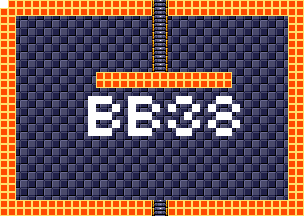

The image is a tile-based game level rendered from a .tmx file. Its description and source (layers, tilesets, objects; grid data summarised) follow:
An orthogonal 38x27 tile map with 8x8 px tiles, 4 tile layers (background, foreground, room numbers, Objects), 15 tilesets.

<map version="1.5" tiledversion="1.7.1" orientation="orthogonal" renderorder="right-down" width="38" height="27" tilewidth="8" tileheight="8" infinite="0" nextlayerid="11" nextobjectid="1">
 <tileset firstgid="1" source="tilesheets/tsKarniMata.tsx" />
 <tileset firstgid="1025" source="tilesheets/tsVoodooWasp.tsx" />
 <tileset firstgid="2049" source="tilesheets/tsBurial.tsx" />
 <tileset firstgid="3073" source="tilesheets/tsBlueTemple.tsx" />
 <tileset firstgid="4097" source="tilesheets/tsGoddess.tsx" />
 <tileset firstgid="5121" source="tilesheets/tsKonark.tsx" />
 <tileset firstgid="6145" name="sEnemies" tilewidth="8" tileheight="8" tilecount="1024" columns="32">
  <image source="../grapx/tilesheets/sObjects.bmp" trans="ff94ff" width="256" height="256" />
 </tileset>
 <tileset firstgid="7169" source="tilesheets/tsIceTemple.tsx" />
 <tileset firstgid="8193" source="tilesheets/tsLavaArea.tsx" />
 <tileset firstgid="9217" source="tilesheets/tsBossArea.tsx" />
 <tileset firstgid="10241" source="tilesheets/tsPegu.tsx" />
 <tileset firstgid="11265" source="tilesheets/sTiwanakuTemple.tsx" />
 <tileset firstgid="12289" source="tilesheets/sIndraTemple.tsx" />
 <tileset firstgid="13313" source="tilesheets/sTeleport.tsx" />
 <tileset firstgid="14337" source="tilesheets/sObjects.tsx" />
 <layer id="2" name="background" width="38" height="27">
  <data>[1026 cells, 1026 non-empty, 2 distinct tile ids]</data>
 </layer>
 <layer id="1" name="foreground" width="38" height="27">
  <data>[1026 cells, 292 non-empty, 3 distinct tile ids]</data>
 </layer>
 <layer id="7" name="room numbers" width="38" height="27">
  <data>[1026 cells, 46 non-empty, 1 distinct tile ids]</data>
 </layer>
 <layer id="10" name="Objects" width="38" height="27">
  <data>[1026 cells, 0 non-empty, 0 distinct tile ids]</data>
 </layer>
</map>
